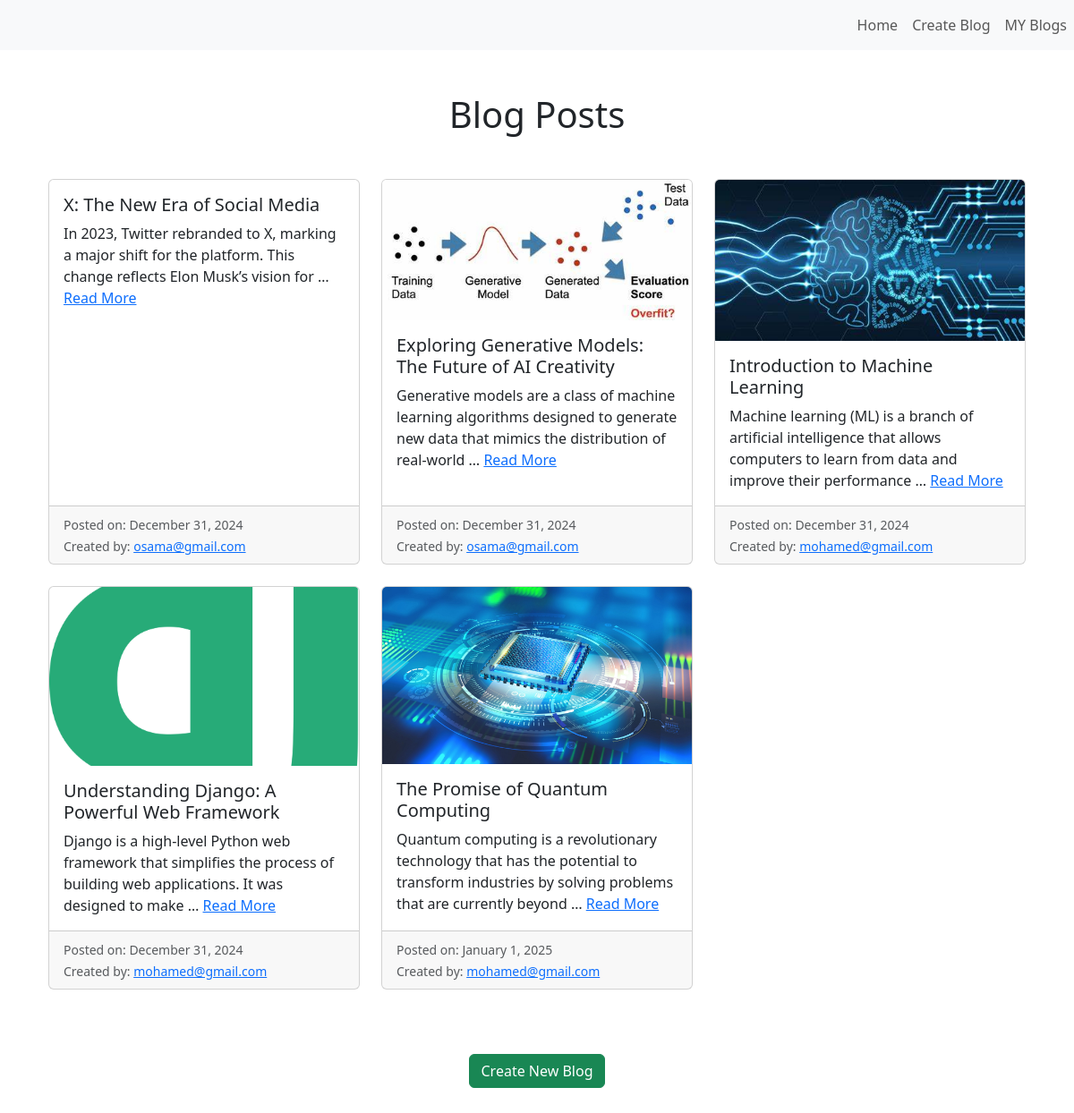
The app's page /blogs/ with its own data.
### pages/models.py (models this page shows, shortened)
class UserBlogs(models.Model):
    title = models.CharField(max_length=100)
    description = models.TextField()
    created_at = models.DateTimeField(default=datetime.now, blank=True)
    user = models.ForeignKey(LogInUsers, on_delete=models.CASCADE)
    img = models.ImageField(upload_to='images/%Y/%m/%d', blank=True, null=True)
    slug = models.SlugField(max_length=60 , blank=True , null = True , unique=True)  # Slug field
    class Meta:
        verbose_name = 'UserBlog'

class LogInUsers(models.Model): # model for login users
    email = models.CharField(max_length=100)
    password = models.CharField(max_length=100)
    class Meta:
        verbose_name= 'LogInUser' # name of table

### pages/views.py (the view)
# urls.py: path('blogs/',views.Blogs,name='Blogs'),
def Blogs(request):
    return render(request, 'pages/Blogs.html',{'blogs':UserBlogs.objects.all() ,'currentUser':request.session.get('email')})

### templates/pages/Blogs.html
{% extends 'Base.html' %}
{% block additional_nav_items%}
    <li class="nav-item"><a class="nav-link" href="{% url 'MyBlogs' currentUser %}">MY Blogs</a></li>
{% endblock additional_nav_items%}
{% block content %}
<div class="container my-5">
    <h1 class="text-center mb-5">Blog Posts</h1>
    <div class="row">
        {% for blog in blogs %}
        <div class="col-md-4 mb-4">
            <div class="card h-100">
                {% if blog.img %}
                    <img src="{{ blog.img.url }}" class="card-img-top" alt="{{ blog.title }}" style="max-height: 200px; object-fit: cover;">
                {% endif %}
                <div class="card-body">
                    <h5 class="card-title">{{ blog.title }}</h5>
                    <p class="card-text">
                        {{ blog.description|truncatewords:20 }}
                        <a href="{% url 'BlogDetail' blog.slug %}" >Read More</a>
                    </p>
                </div>
                <div class="card-footer text-muted">
                    <small>Posted on: {{ blog.created_at|date:"F j, Y" }}</small><br>
                    <small>Created by: <a href="{% url 'Authorlogs' blog.id %}" >{{ blog.user.email}}</a></small>
                </div>
            </div>
        </div>
        {% empty %}
        <p>No blogs available.</p>
        {% endfor %}
    </div>
    <div class="text-center mt-5">
        <a href="{% url 'CreateBlog' %}" class="btn btn-success">Create New Blog</a>
    </div>
</div>
{% endblock %}

### templates/Base.html (shortened to what this page needs)
<!DOCTYPE html>
<html lang="en">
<head>
    <link href="https://cdn.jsdelivr.net/npm/bootstrap@5.3.0-alpha1/dist/css/bootstrap.min.css" rel="stylesheet">
</head>
<body>
    <nav class="navbar navbar-expand-lg navbar-light bg-light">
        <div class="collapse navbar-collapse">
            <ul class="navbar-nav ms-auto">
                <li class="nav-item"><a class="nav-link" href="{% url 'Blogs' %}">Home</a></li>
                <li class="nav-item"><a class="nav-link" href="{% url 'CreateBlog' %}">Create Blog</a></li>
                {% block additional_nav_items %}{% endblock %}
            </ul>
        </div>
    </nav>
    <div class="container">
        {% block content %}
        {% endblock %}
    </div>
</body>
</html>

### records on screen
UserBlogs: title "X: The New Era of Social Media", description "In 2023, Twitter rebranded to X, marking a major shift for the platform. This change reflects Elon Musk’s vision for …", created_at "December 31, 2024", user.email "osama@gmail.com"
UserBlogs: img (picture), title "Exploring Generative Models: The Future of AI Creativity", description "Generative models are a class of machine learning algorithms designed to generate new data that mimics the distribution of real-world …", created_at "December 31, 2024", user.email "osama@gmail.com"
UserBlogs: img (picture), title "Introduction to Machine Learning", description "Machine learning (ML) is a branch of artificial intelligence that allows computers to learn from data and improve their performance …", created_at "December 31, 2024", user.email "mohamed@gmail.com"
UserBlogs: img (picture), title "Understanding Django: A Powerful Web Framework", description "Django is a high-level Python web framework that simplifies the process of building web applications. It was designed to make …", created_at "December 31, 2024", user.email "mohamed@gmail.com"
UserBlogs: img (picture), title "The Promise of Quantum Computing", description "Quantum computing is a revolutionary technology that has the potential to transform industries by solving problems that are currently beyond …", created_at "January 1, 2025", user.email "mohamed@gmail.com"
